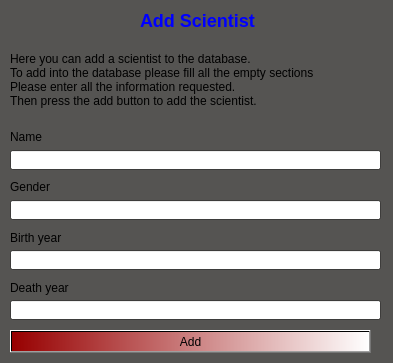
<?xml version="1.0" encoding="UTF-8"?>
<ui version="4.0">
 <class>addscientist</class>
 <widget class="QDialog" name="addscientist">
  <property name="geometry">
   <rect>
    <x>0</x>
    <y>0</y>
    <width>393</width>
    <height>363</height>
   </rect>
  </property>
  <property name="palette">
   <palette>
    <active>
     <colorrole role="Base">
      <brush brushstyle="SolidPattern">
       <color alpha="255">
        <red>255</red>
        <green>255</green>
        <blue>255</blue>
       </color>
      </brush>
     </colorrole>
     <colorrole role="Window">
      <brush brushstyle="SolidPattern">
       <color alpha="255">
        <red>85</red>
        <green>84</green>
        <blue>82</blue>
       </color>
      </brush>
     </colorrole>
    </active>
    <inactive>
     <colorrole role="Base">
      <brush brushstyle="SolidPattern">
       <color alpha="255">
        <red>255</red>
        <green>255</green>
        <blue>255</blue>
       </color>
      </brush>
     </colorrole>
     <colorrole role="Window">
      <brush brushstyle="SolidPattern">
       <color alpha="255">
        <red>85</red>
        <green>84</green>
        <blue>82</blue>
       </color>
      </brush>
     </colorrole>
    </inactive>
    <disabled>
     <colorrole role="Base">
      <brush brushstyle="SolidPattern">
       <color alpha="255">
        <red>85</red>
        <green>84</green>
        <blue>82</blue>
       </color>
      </brush>
     </colorrole>
     <colorrole role="Window">
      <brush brushstyle="SolidPattern">
       <color alpha="255">
        <red>85</red>
        <green>84</green>
        <blue>82</blue>
       </color>
      </brush>
     </colorrole>
    </disabled>
   </palette>
  </property>
  <property name="windowTitle">
   <string>Dialog</string>
  </property>
  <property name="windowIcon">
   <iconset resource="../resource.qrc">
    <normaloff>:/icons/santa.png</normaloff>:/icons/santa.png</iconset>
  </property>
  <widget class="QLabel" name="label">
   <property name="geometry">
    <rect>
     <x>140</x>
     <y>10</y>
     <width>121</width>
     <height>21</height>
    </rect>
   </property>
   <property name="text">
    <string>&lt;html&gt;&lt;head/&gt;&lt;body&gt;&lt;p&gt;&lt;span style=&quot; font-size:x-large; font-weight:600; color:blue;&quot;&gt;Add Scientist&lt;/span&gt;&lt;/p&gt;&lt;/body&gt;&lt;/html&gt;</string>
   </property>
  </widget>
  <widget class="QLabel" name="label_2">
   <property name="geometry">
    <rect>
     <x>10</x>
     <y>130</y>
     <width>47</width>
     <height>13</height>
    </rect>
   </property>
   <property name="text">
    <string>Name</string>
   </property>
  </widget>
  <widget class="QLineEdit" name="input_name">
   <property name="geometry">
    <rect>
     <x>10</x>
     <y>150</y>
     <width>371</width>
     <height>20</height>
    </rect>
   </property>
  </widget>
  <widget class="QLabel" name="label_3">
   <property name="geometry">
    <rect>
     <x>10</x>
     <y>180</y>
     <width>47</width>
     <height>13</height>
    </rect>
   </property>
   <property name="text">
    <string>Gender</string>
   </property>
  </widget>
  <widget class="QLineEdit" name="input_gender">
   <property name="geometry">
    <rect>
     <x>10</x>
     <y>200</y>
     <width>371</width>
     <height>20</height>
    </rect>
   </property>
  </widget>
  <widget class="QLabel" name="label_4">
   <property name="geometry">
    <rect>
     <x>10</x>
     <y>230</y>
     <width>221</width>
     <height>16</height>
    </rect>
   </property>
   <property name="text">
    <string>Birth year</string>
   </property>
  </widget>
  <widget class="QLineEdit" name="input_birth_year">
   <property name="geometry">
    <rect>
     <x>10</x>
     <y>250</y>
     <width>371</width>
     <height>20</height>
    </rect>
   </property>
  </widget>
  <widget class="QLabel" name="label_5">
   <property name="geometry">
    <rect>
     <x>10</x>
     <y>280</y>
     <width>141</width>
     <height>16</height>
    </rect>
   </property>
   <property name="text">
    <string>Death year</string>
   </property>
  </widget>
  <widget class="QLineEdit" name="input_death_year">
   <property name="geometry">
    <rect>
     <x>10</x>
     <y>300</y>
     <width>371</width>
     <height>20</height>
    </rect>
   </property>
  </widget>
  <widget class="QPushButton" name="pushButton_add">
   <property name="geometry">
    <rect>
     <x>10</x>
     <y>330</y>
     <width>361</width>
     <height>23</height>
    </rect>
   </property>
   <property name="styleSheet">
    <string notr="true">background-color: qlineargradient(spread:pad, x1:0, y1:0, x2:1, y2:0, stop:0 rgba(151, 0, 0, 255), stop:1 rgba(255, 255, 255, 255));
</string>
   </property>
   <property name="text">
    <string>Add</string>
   </property>
  </widget>
  <widget class="QLabel" name="error_name">
   <property name="geometry">
    <rect>
     <x>180</x>
     <y>30</y>
     <width>201</width>
     <height>16</height>
    </rect>
   </property>
   <property name="text">
    <string/>
   </property>
  </widget>
  <widget class="QLabel" name="error_gender">
   <property name="geometry">
    <rect>
     <x>180</x>
     <y>80</y>
     <width>201</width>
     <height>16</height>
    </rect>
   </property>
   <property name="text">
    <string/>
   </property>
  </widget>
  <widget class="QLabel" name="error_yearB">
   <property name="geometry">
    <rect>
     <x>180</x>
     <y>130</y>
     <width>201</width>
     <height>16</height>
    </rect>
   </property>
   <property name="text">
    <string/>
   </property>
  </widget>
  <widget class="QLabel" name="error_yearD">
   <property name="geometry">
    <rect>
     <x>180</x>
     <y>180</y>
     <width>201</width>
     <height>16</height>
    </rect>
   </property>
   <property name="text">
    <string/>
   </property>
  </widget>
  <widget class="QLabel" name="input_text">
   <property name="geometry">
    <rect>
     <x>6</x>
     <y>280</y>
     <width>391</width>
     <height>20</height>
    </rect>
   </property>
   <property name="text">
    <string/>
   </property>
  </widget>
  <widget class="QLabel" name="label_6">
   <property name="geometry">
    <rect>
     <x>10</x>
     <y>40</y>
     <width>341</width>
     <height>81</height>
    </rect>
   </property>
   <property name="text">
    <string>&lt;html&gt;&lt;head/&gt;&lt;body&gt;&lt;p&gt;Here you can add a scientist to the database.&lt;br/&gt;To add into the database please fill all the empty sections &lt;br/&gt;Please enter all the information requested.&lt;br/&gt;Then press the add button to add the scientist.&lt;/p&gt;&lt;/body&gt;&lt;/html&gt;</string>
   </property>
  </widget>
 </widget>
 <resources>
  <include location="../resource.qrc"/>
 </resources>
 <connections/>
</ui>
